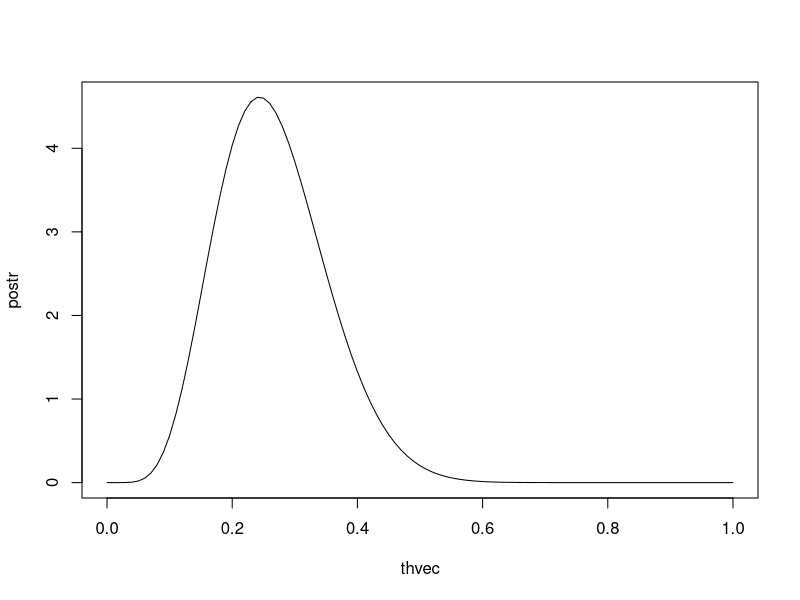

Source code (R):
#STATISTICS FOR DATA SCIENCE - EXERCISE SET 12, QUESTION 3

#SETTINGS
mu = 0.25
sig = 1
n = 20
S = 4

#LOGIT FUNCTION
logit = function(theta) {
  lval = log(theta/(1-theta))
  return(lval)
}

#PRIOR
prior_dist = function(theta,mu,sig) {
  endpt = ((theta==0) | (theta==1))
  rslt = ifelse(endpt,0,
    dnorm(logit(theta),mu,sig)/(theta*(1-theta)))
  return(rslt)
}

#PRIOR TIMES LIKELIHOOD
f1 = function(theta) {
  prior_val = prior_dist(theta,mu,sig)
  lik = (theta^S) * ((1-theta)^(n-S))
  fval = prior_val * lik
  return(fval)
}  

#PRIOR TIMES LIKELIHOOD TIMES theta
#USED FOR COMPUTING POSTERIOR EXPECTATION
f2 = function(theta) {
  prior_val = prior_dist(theta,mu,sig)
  lik = (theta^S) * ((1-theta)^(n-S))
  fval = theta * prior_val * lik
  return(fval)
}  

#NORMALIZING CONSTANT = marginal density of Y evaluated at the data
const_comp = integrate(f1,lower=0, upper=1)
const = const_comp$value

#PART (a)

#POSTERIOR DENSITY
pdens = function(theta) {
  rslt = f1(theta)/const
  return(rslt)
}

thvec = seq(0,1,0.01)
postr = pdens(thvec)
plot(thvec,postr,type='l')

#PREPARE FOR PART (c) - IDENTIFY POSTERIOR MODE
ix = which.max(postr)
thqini = thvec[ix]

#PART (b)

#POSTERIOR CDF
pcdf = function(thval) {
  intcmp = integrate(f1,lower=0,upper=thval)
  prb = intcmp$value/const
  return(prb)
}

prb = pcdf(0.35)
cat('\n')
print(prb)
cat('\n')

#PART (c)

#QUANTILE FUNCTION
qnt = function(q) {
  
  #SET UP FOR NEWTON-RAPHSON ITERATIONS
  maxiter = 50
  tol = 1e-6
  diff = 99
  iter = 0
  thcur = thqini

  #CARRY OUT NEWTON-RAPHSON ITERATIONS
  while ((iter < maxiter) & (diff > tol)) {
    fval = pcdf(thcur) - q
    fdval = pdens(thcur)
    iter = iter + 1
    step = fval/fdval
    thcur = thcur - step
    diff = max(abs(step))
  }
  
  #RETURN ANSWER
  return(thcur)

}

th_lo = qnt(0.05)
th_hi = qnt(0.95)
print(cbind(th_lo,th_hi))
cat('\n')

#PART (d)
nmcmp = integrate(f2,lower=0,upper=1)
thhat = nmcmp$value/const
print(thhat)
cat('\n')

